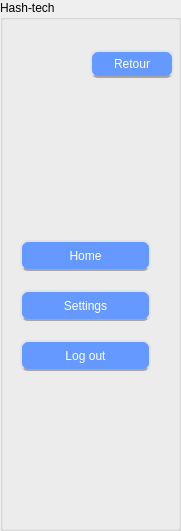
     <widget class="QGroupBox" name="groupBox_6">
      <property name="geometry">
       <rect>
        <x>0</x>
        <y>12</y>
        <width>181</width>
        <height>531</height>
       </rect>
      </property>
      <property name="title">
       <string>Hash-tech</string>
      </property>
      <widget class="QToolButton" name="toolButton_16">
       <property name="geometry">
        <rect>
         <x>20</x>
         <y>240</y>
         <width>131</width>
         <height>31</height>
        </rect>
       </property>
       <property name="styleSheet">
        <string notr="true">QToolButton {
background: #6699ff;
border: 2px solid #dfe3ee;
border-bottom-color: #aaa5a5; /* same as the pane color */
border-top-left-radius: 7px;
border-top-right-radius: 7px;
min-width: 80px;
border-radius: 8px;
color: white;
font-size:12px;
font-family:Arial, Helvetica, sans-serif;


}
QToolButton:hover {
color:#fff;
background:#66ccff;
border: none;

}</string>
       </property>
       <property name="text">
        <string>Home</string>
       </property>
      </widget>
      <widget class="QToolButton" name="toolButton_17">
       <property name="geometry">
        <rect>
         <x>20</x>
         <y>340</y>
         <width>131</width>
         <height>31</height>
        </rect>
       </property>
       <property name="styleSheet">
        <string notr="true">QToolButton {
background: #6699ff;
border: 2px solid #dfe3ee;
border-bottom-color: #aaa5a5; /* same as the pane color */
border-top-left-radius: 7px;
border-top-right-radius: 7px;
min-width: 80px;
border-radius: 8px;
color: white;
font-size:12px;
font-family:Arial, Helvetica, sans-serif;


}
QToolButton:hover {
color:#fff;
background:#66ccff;
border: none;

}</string>
       </property>
       <property name="text">
        <string>Log out</string>
       </property>
      </widget>
      <widget class="QToolButton" name="toolButton_18">
       <property name="geometry">
        <rect>
         <x>20</x>
         <y>290</y>
         <width>131</width>
         <height>31</height>
        </rect>
       </property>
       <property name="styleSheet">
        <string notr="true">QToolButton {
background: #6699ff;
border: 2px solid #dfe3ee;
border-bottom-color: #aaa5a5; /* same as the pane color */
border-top-left-radius: 7px;
border-top-right-radius: 7px;
min-width: 80px;
border-radius: 8px;
color: white;
font-size:12px;
font-family:Arial, Helvetica, sans-serif;


}
QToolButton:hover {
color:#fff;
background:#66ccff;
border: none;

}</string>
       </property>
       <property name="text">
        <string>Settings</string>
       </property>
      </widget>
      <widget class="QPushButton" name="pushButton_7">
       <property name="geometry">
        <rect>
         <x>90</x>
         <y>50</y>
         <width>84</width>
         <height>28</height>
        </rect>
       </property>
       <property name="styleSheet">
        <string notr="true">QPushButton {
background: #6699ff;
border: 2px solid #dfe3ee;
border-bottom-color: #aaa5a5; /* same as the pane color */
border-top-left-radius: 7px;
border-top-right-radius: 7px;
min-width: 80px;
border-radius: 8px;
color: white;
font-size:12px;
font-family:Arial, Helvetica, sans-serif;


}
QPushButton:hover {
color:#fff;
background:#66ccff;
border: none;

}</string>
       </property>
       <property name="text">
        <string>Retour</string>
       </property>
      </widget>
     </widget>
